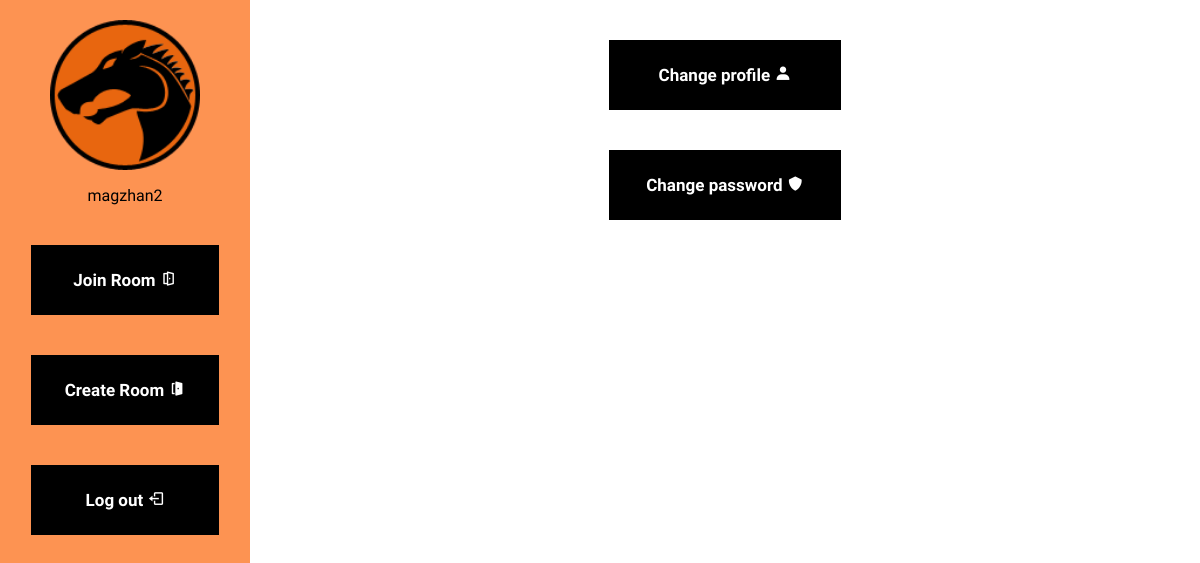
The app's page / (signed in) with its own data.
### game/models.py (models this page shows, shortened)
class CustomUser(AbstractUser):
    user_avatar = models.ImageField(upload_to="user_avatars", default='NULL')

### game/views.py (the view)
# urls.py: path('', views.guest, name='guest'),
def guest(request):
    if request.user.is_authenticated:
        print('redirected')
        return render(request, 'user_page.html')
    else:
        return render(request, 'guest.html')

### game/templates/user_page.html (shortened to what this page needs)
<!DOCTYPE html>
<html lang="en" dir="ltr">
  <head>
    {% load static %}
    <link rel="stylesheet" href="{% static 'css/side-nav.css' %}">
    <link href='https://unpkg.com/boxicons@2.1.2/css/boxicons.min.css' rel='stylesheet'>
  </head>
  <body>
    <div class="sidenav">
      <div class="user">
        <a href="{% url 'game:profile' %}"><img src="{{user.user_avatar.url}}" alt="" width="150" height="150"></a>
        <p>{{ user.username }}</p>
      </div>
      <div class="options">
        <button>Join Room <i class='bx bx-door-open icon'></i></button>
        <button>Create Room <i class='bx bxs-door-open' ></i></button>
        <a href="{% url 'logout' %}"><button>Log out <i class='bx bx-log-out' ></i></button></a>
      </div>
    </div>
    <div class="rightside">
      {% block button %}<a href="{% url 'game:profile_change' %}"><button type="button" name="button">Change profile <i class='bx bxs-user' ></i></button></a>{% endblock button %}
      {% block password %}<a href="{% url 'game:password_change' %}"><button type="button" name="button">Change password <i class='bx bxs-shield'></i></button></a>{% endblock password %}
    </div>
  </body>
</html>

### game/static/css/side-nav.css (style rules this page uses)
body { margin:0; padding:0; font-family: 'Coming Soon'; background: white; min-height: 100vh; }
.sidenav { height: 100%; width: 250px; position: fixed; z-index: 1; top: 0; left: 0; background-color: #FD9352; overflow-x: hidden; padding-top: 20px; }
.rightside { margin-left: 250px; padding: 0px 10px; text-align:center; }
.user { margin: auto; }
.user img { display: block; margin-left: auto; margin-right: auto; }
.user p { text-align: center; }
a { text-decoration: none; color: #b61c1c; }
.options button { width: 75%; padding: 25px; background: #000000; font-family: 'Coming Soon'; border: none; font-size: 17px; font-weight: 600; color: #fff; margin:0 auto; display:block; margin-top: 40px; }
.rightside button { width: 25%; padding: 25px; font-family: 'Coming Soon'; background: #000000; border: none; font-size: 17px; font-weight: 600; color: #fff; margin:0 auto; display:block; margin-top: 40px; }

### records on screen
CustomUser: user_avatar (picture), username "magzhan2"
